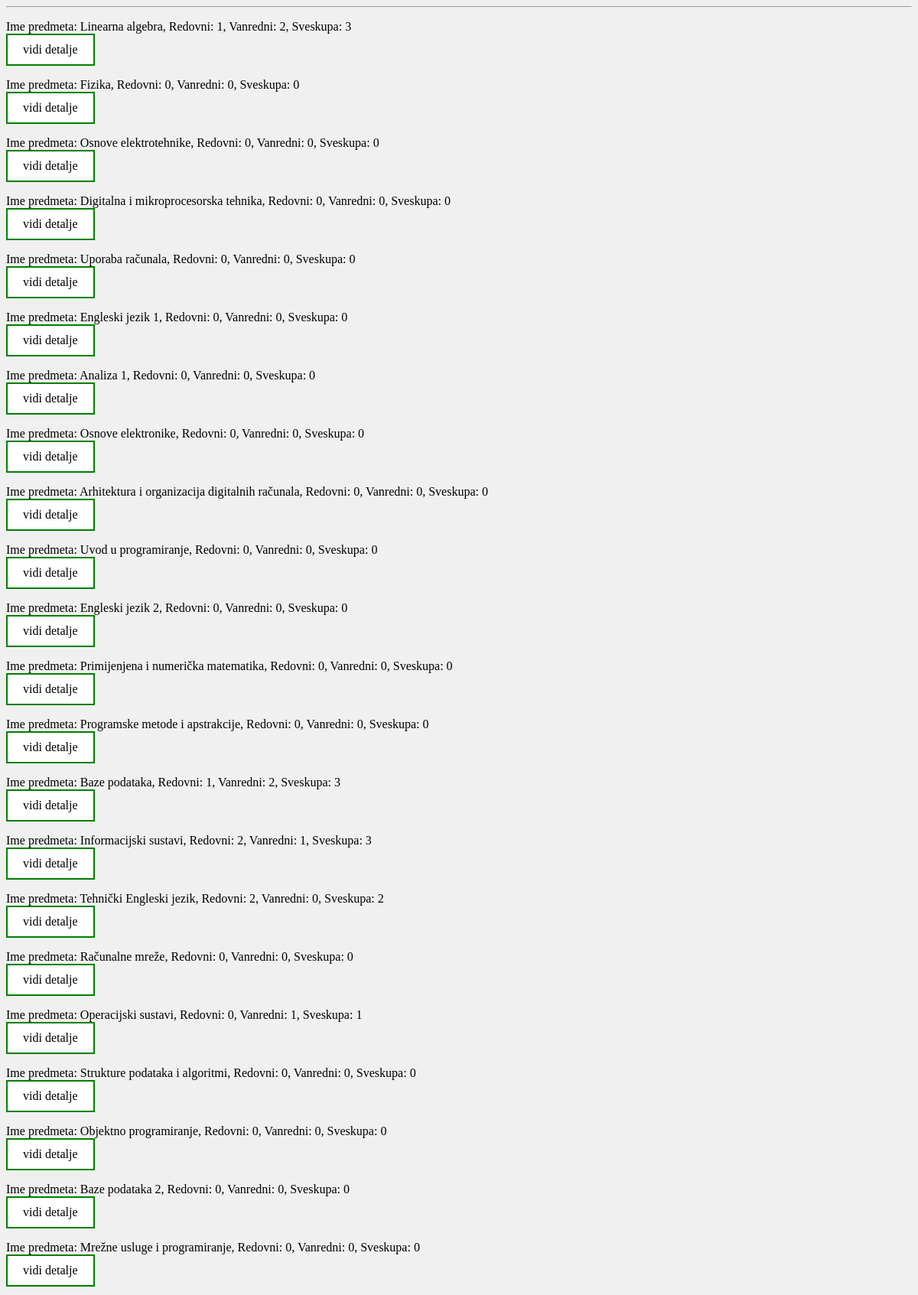
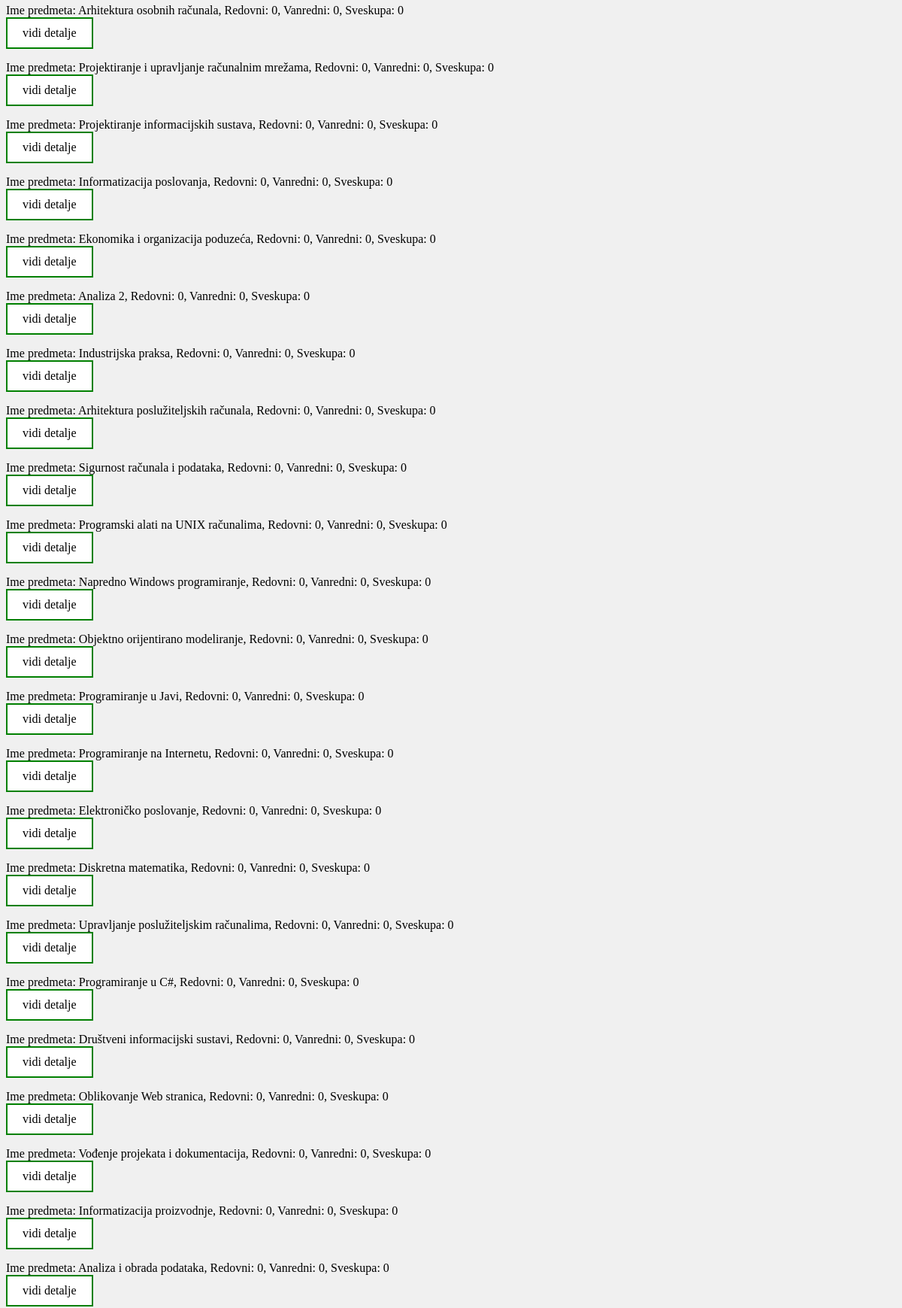
The app's page /obrana/ (upper part) with its own data (2 pictures, top to bottom).
### project/models.py (models this page shows, shortened)
class Predmeti(models.Model):
    IZBORNI = (('DA', 'da'), ('NE', 'ne'))
    name = models.CharField(max_length=50)
    kod = models.CharField(max_length=50)
    program = models.CharField(max_length=50)
    ects = models.IntegerField(validators=[MinValueValidator(1),MaxValueValidator(6)])
    sem_red = models.IntegerField(validators=[MinValueValidator(1),MaxValueValidator(6)])
    sem_izv = models.IntegerField(validators=[MinValueValidator(1),MaxValueValidator(8)])
    izborni = models.CharField(max_length=50, choices=IZBORNI)
    nositelj = models.ForeignKey(Korisnik, on_delete=models.CASCADE, blank=True, null=True)

### project/views.py (the view)
# urls.py: path("obrana/", views.obrana, name="obrana"),
def obrana(request):
    subjects = Predmeti.objects.all()
    x = []
    polozeni = Upisi.objects.all()
    for p in subjects:
        redovniBroj = len(polozeni.filter(predmet=p, korisnik__status="red", status='polozen'))
        vanredniBroj = len(polozeni.filter(predmet=p, korisnik__status="izv", status='polozen'))
        ukupno = redovniBroj+vanredniBroj
        x.append({"ImePredmeta":p.name,"UkupnoRed":redovniBroj,"UkupnoVanred":vanredniBroj,"SveSkupa":ukupno,"id":p.pk})
    return render(request, "obrana.html",{"upisni":subjects,"dict":x})

### project/templates/obrana.html (shortened to what this page needs)
{% extends 'baseprofessorpage.html' %}
{% block content %}
    <hr>
    {% for x in dict %}
    <p>
        Ime predmeta: {{x.ImePredmeta}}, Redovni: {{x.UkupnoRed}}, Vanredni: {{x.UkupnoVanred}}, Sveskupa: {{x.SveSkupa}} <br> <a class= "nostyle" href="{% url 'obranadetalji' x.id %}">vidi detalje</a>
    </p>
    {% endfor %}
{%endblock%}

### project/templates/baseprofessorpage.html (style rules this page uses)
a:link, a:visited { background-color: white; color: black; border: 2px solid green; padding: 10px 20px; text-align: center; text-decoration: none; display: inline-block; }
body { background-color: rgb(240, 240, 240) }

### records on screen
Predmeti: ImePredmeta "Linearna algebra"
Predmeti: ImePredmeta "Fizika"
Predmeti: ImePredmeta "Osnove elektrotehnike"
Predmeti: ImePredmeta "Digitalna i mikroprocesorska tehnika"
Predmeti: ImePredmeta "Uporaba računala"
Predmeti: ImePredmeta "Engleski jezik 1"
Predmeti: ImePredmeta "Analiza 1"
Predmeti: ImePredmeta "Osnove elektronike"
Predmeti: ImePredmeta "Arhitektura i organizacija digitalnih računala"
Predmeti: ImePredmeta "Uvod u programiranje"
Predmeti: ImePredmeta "Engleski jezik 2"
Predmeti: ImePredmeta "Primijenjena i numerička matematika"
Predmeti: ImePredmeta "Programske metode i apstrakcije"
Predmeti: ImePredmeta "Baze podataka"
Predmeti: ImePredmeta "Informacijski sustavi"
Predmeti: ImePredmeta "Tehnički Engleski jezik"
Predmeti: ImePredmeta "Računalne mreže"
Predmeti: ImePredmeta "Operacijski sustavi"
Predmeti: ImePredmeta "Strukture podataka i algoritmi"
Predmeti: ImePredmeta "Objektno programiranje"
Predmeti: ImePredmeta "Baze podataka 2"
Predmeti: ImePredmeta "Mrežne usluge i programiranje"
Predmeti: ImePredmeta "Arhitektura osobnih računala"
Predmeti: ImePredmeta "Projektiranje i upravljanje računalnim mrežama"
Predmeti: ImePredmeta "Projektiranje informacijskih sustava"
Predmeti: ImePredmeta "Informatizacija poslovanja"
Predmeti: ImePredmeta "Ekonomika i organizacija poduzeća"
Predmeti: ImePredmeta "Analiza 2"
Predmeti: ImePredmeta "Industrijska praksa"
Predmeti: ImePredmeta "Arhitektura poslužiteljskih računala"
Predmeti: ImePredmeta "Sigurnost računala i podataka"
Predmeti: ImePredmeta "Programski alati na UNIX računalima"
Predmeti: ImePredmeta "Napredno Windows programiranje"
Predmeti: ImePredmeta "Objektno orijentirano modeliranje"
Predmeti: ImePredmeta "Programiranje u Javi"
Predmeti: ImePredmeta "Programiranje na Internetu"
Predmeti: ImePredmeta "Elektroničko poslovanje"
Predmeti: ImePredmeta "Diskretna matematika"
Predmeti: ImePredmeta "Upravljanje poslužiteljskim računalima"
Predmeti: ImePredmeta "Programiranje u C#"
Predmeti: ImePredmeta "Društveni informacijski sustavi"
Predmeti: ImePredmeta "Oblikovanje Web stranica"
Predmeti: ImePredmeta "Vođenje projekata i dokumentacija"
Predmeti: ImePredmeta "Informatizacija proizvodnje"
Predmeti: ImePredmeta "Analiza i obrada podataka"

### other values on screen
{{ x.UkupnoRed }} "1" "0" "0" "0" "0" "0" "0" "0" "0" "0" "0" "0" "0" "1" "2" "2" "0" "0" "0" "0" "0" "0" "0" "0" "0" "0" "0" "0" "0" "0" "0" "0" "0" "0" "0" "0" "0" "0" "0" "0" "0" "0" "0" "0" "0"
{{ x.UkupnoVanred }} "2" "0" "0" "0" "0" "0" "0" "0" "0" "0" "0" "0" "0" "2" "1" "0" "0" "1" "0" "0" "0" "0" "0" "0" "0" "0" "0" "0" "0" "0" "0" "0" "0" "0" "0" "0" "0" "0" "0" "0" "0" "0" "0" "0" "0"
{{ x.SveSkupa }} "3" "0" "0" "0" "0" "0" "0" "0" "0" "0" "0" "0" "0" "3" "3" "2" "0" "1" "0" "0" "0" "0" "0" "0" "0" "0" "0" "0" "0" "0" "0" "0" "0" "0" "0" "0" "0" "0" "0" "0" "0" "0" "0" "0" "0"
